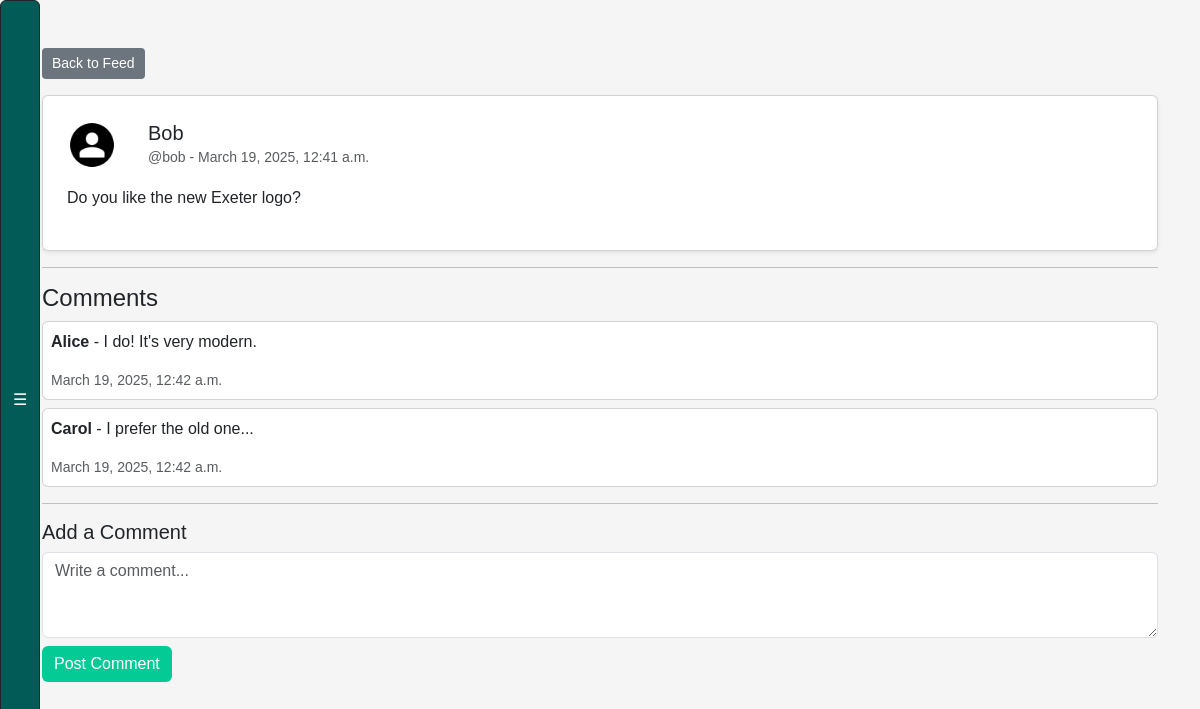
The app's page /post/2/ (signed in) with its own data.
### webapp/models.py (models this page shows, shortened)
class Post(models.Model):
    user = models.ForeignKey(
        User, related_name="posts", on_delete=models.DO_NOTHING
    )
    body = models.CharField(max_length=140)
    created_at = models.DateTimeField(auto_now_add=True)

class Comment(models.Model):
    post = models.ForeignKey(Post, on_delete=models.CASCADE, related_name="comments")
    user = models.ForeignKey(User, on_delete=models.CASCADE)
    body = models.TextField(max_length=140)
    created_at = models.DateTimeField(auto_now_add=True)

### webapp/views.py (the view, shortened to what this page needs)
# urls.py: path("post/<int:post_id>/", views.post_view, name="post"),
@login_required
def post_view(request, post_id):
    post = get_object_or_404(Post, id=post_id)
    post_user_profile = post.user.profile
    if post_user_profile.private and request.user != post.user and post_user_profile not in request.user.profile.follows.all():
        return HttpResponseForbidden()
    comments = post.comments.all()
    comment_form = CommentForm()
    flag_ex3 = request.session.pop("flag_ex3", None)  # retrieve flag from session if set
    return render(request, "post.html", {"post": post, "comments": comments, "comment_form": comment_form, "flag_ex3": flag_ex3})

### webapp/forms.py (shortened to what this page needs)
class CommentForm(forms.ModelForm):
    body = forms.CharField(required=True, max_length=140)
    class Meta:
        model = Comment
        exclude = ("user", "post")

### webapp/templates/post.html (shortened to what this page needs)
{% load static %}
<!DOCTYPE html>
<html>
<head>
    <link href="https://cdn.jsdelivr.net/npm/bootstrap@5.3.0-alpha1/dist/css/bootstrap.min.css" rel="stylesheet">
    <link rel="stylesheet" href="{% static 'css/style.css' %}">
</head>
<body>
    {% include 'exercise_bar.html' %}
    <div class="container mt-5">
        <a href="{% url 'feed' %}" class="btn btn-secondary mb-3">Back to Feed</a>
        <div class="card shadow-sm p-4">
            <div class="d-flex align-items-center">
                <img src="{% static 'images/default-avatar.png' %}" alt="User Avatar" class="post-avatar">
                <div class="ms-3">
                    <h5 class="mb-0">{{ post.user.username }}</h5>
                    <small class="text-muted">@{{ post.user.username|lower }} - {{ post.created_at }}</small>
                </div>
            </div>
            <div class="mt-3">
                <p>{{ post.body }}</p>
            </div>
        </div>
        <hr>
        <h4>Comments</h4>
        <div class="comments-section">
            {% for comment in comments %}
                <div class="card p-2 mt-2">
                    <p><strong>{{ comment.user.username }}</strong> - {{ comment.body }}</p>
                    <small class="text-muted">{{ comment.created_at }}</small>
                </div>
            {% empty %}
                <p class="text-muted">No comments yet.</p>
            {% endfor %}
        </div>
        <hr>
        <h5>Add a Comment</h5>
        <form method="post">
            <textarea name="body" class="form-control" rows="3" placeholder="Write a comment..."></textarea>
            <button type="submit" class="btn btn-success mt-2">Post Comment</button>
        </form>
    </div>
</body>
</html>

### webapp/static/css/style.css (style rules this page uses)
body { background-color: #f5f5f5; font-family: 'Nunito', sans-serif; margin: 0; display: flex; height: 100vh; overflow-y: auto; }
.btn-secondary { text-decoration: none; color: #fff; background-color: #6c757d; border: none; padding: 5px 10px; border-radius: 4px; display: inline-block; text-align: center; font-size: 14px; cursor: pointer; }
.post-avatar { width: 50px; height: 50px; border-radius: 50%; margin-right: 15px; }
.btn-success { background-color: #04cb95; border: none; }

### records on screen
Post: user.username "Bob", user.username "bob", created_at "March 19, 2025, 12:41 a.m.", body "Do you like the new Exeter logo?"
Comment: user.username "Alice", body "I do! It's very modern.", created_at "March 19, 2025, 12:42 a.m."
Comment: user.username "Carol", body "I prefer the old one...", created_at "March 19, 2025, 12:42 a.m."
